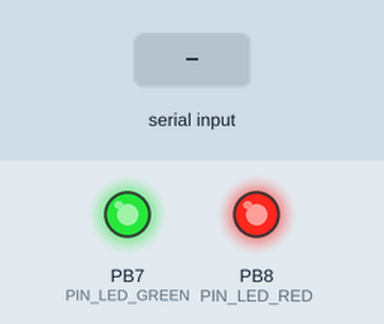
Bench run of a program on a simulated STM32 Blue Pill. Parts: output pins drawn as LEDs (lit = HIGH). The test bench sets the inputs (shaded band). Pins used as bus, display or sensor lines are not drawn.

Above: at 2.2 s.
2.3 s: "$GPGGA\n" received over the second serial link
At 3.0 s:
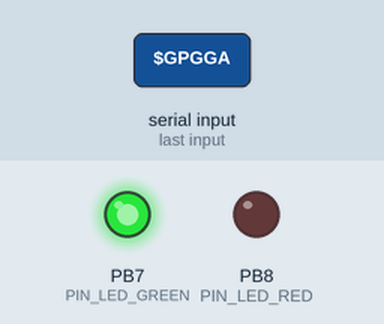
Timing chart, 0 to 5.3 s (numbered marks = the images above; inputs shaded):
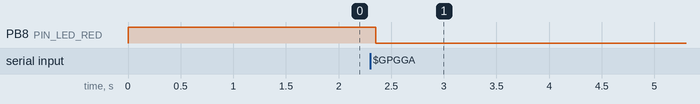

The program:

main.cpp
```cpp
#include <string>
#include <SPI.h>
#include <hardwareConfig.h>
#include <UltimateTentBling.h>

//#include <vaisala_rs41.h>


std::string gps = "", val = "";
int timePart, latPart, lonPart;
bool fix = 0, locChanged = 0;

void readGPS();
void parseGPS();
void updateSchedule();

void setup() {
  setupPins();
  status_green_led(0);
  status_red_led(0);

  Serial1.begin(9600); //GPS
  Serial3.begin(9600);

  reset_gps();

  delay(1000);
}

void loop()
{
  readGPS();

  if(locChanged)
  {
    updateSchedule();
  }


}

void readGPS()
{
  if (Serial1.available() > 0)
  {
    char c = Serial1.read();
    //Serial3.write(c);
    if (c != '\n')
    {
      gps += c;
    }
    else
    {
      if (gps.substr(0,6) == "$GPGGA")
      {
        Serial3.write("LOCATION - ");
        Serial3.write(gps.c_str());
        Serial3.write("\n");
        parseGPS();
      }
      gps.clear();

    }
  }
}

void parseGPS()
{
  std::string tim, lat, latdir, lon, londir, fixed;
  float latMin, lonMin;
  int start, len, latPartNew, lonPartNew;
  char output[100];
  //char tim[9], lat[20], latdir[1], lon[20], londir[1], fixed[1];

  start = gps.find(",",6)+1;
  len = gps.find(",",start) - start;
  tim = gps.substr(start,len);
  Serial3.write("Time:   ");
  Serial3.write(tim.c_str());
  Serial3.write("\r\n");

  start = gps.find(",",start)+1;
  len = gps.find(",",start) - start;
  lat = gps.substr(start,len);
  Serial3.write("Lat:    ");
  Serial3.write(lat.c_str());
  Serial3.write("\r\n");

  start = gps.find(",",start)+1;
  len = gps.find(",",start) - start;
  latdir = gps.substr(start,len);
  Serial3.write("latdir: ");
  Serial3.write(latdir.c_str());
  Serial3.write("\r\n");

  start = gps.find(",",start)+1;
  len = gps.find(",",start) - start;
  lon = gps.substr(start,len);
  Serial3.write("Lon:    ");
  Serial3.write(lon.c_str());
  Serial3.write("\r\n");

  start = gps.find(",",start)+1;
  len = gps.find(",",start) - start;
  londir = gps.substr(start,len);
  Serial3.write("londir: ");
  Serial3.write(londir.c_str());
  Serial3.write("\r\n");

  start = gps.find(",",start)+1;
  len = gps.find(",",start) - start;
  fixed = gps.substr(start,len);
  Serial3.write("fixed:  ");
  Serial3.write(fixed.compare("1") ? "No" : "Yes");
  Serial3.write("\r\n");

  if(fixed.compare("1") == 0)
  {
    status_green_led(1);
    status_red_led(0);
    start = 2;
    len = tim.find(".", start) - start;
    timePart = stoi(tim.substr(start, len));
    sprintf(output, "timepart: %d\r\n",timePart);
    Serial3.write(output);

    latMin = stof(lat.substr(2)) / 0.0006;
    latPartNew = (int)(latMin+0.5) % 50000;  // 0.5 added so that conversion to int rounds to nearest no.
    if(latdir.compare("N") == 0)
    {
      latPartNew = 50000 - latPartNew;
    }
    sprintf(output, "latPart: %d\r\n",latPartNew);
    Serial3.write(output);

    lonMin = stof(lon.substr(3)) / 0.0006;
    lonPartNew = (int)(lonMin+0.5) % 50000;  // 0.5 added so that conversion to int rounds to nearest no.
    if(londir.compare("W") == 0)
    {
      lonPartNew = 50000 - lonPartNew;
    }
    sprintf(output, "lonPart: %d\r\n",lonPartNew);
    Serial3.write(output);

    if (latPart != latPartNew || lonPart != lonPartNew)
    {
      locChanged = 1;
      status_red_led(1);
      latPart = latPartNew;
      lonPart = lonPartNew;
    }
  }
  else{
    status_green_led(0);
    status_red_led(1);
  }

}


void updateSchedule()
{
  for(int i=0; i<10000000; i++)
  {}
  status_red_led(0);
}
```

UltimateTentBling.h
```cpp
HardwareSerial Serial3(PIN_DEBUG_RX, PIN_DEBUG_TX); //USART 3
HardwareSerial Serial1(PIN_GPS_RX, PIN_GPS_TX); //GPS

void setupPins(){
    if(PIN_LED_RED > 0)
    {
        pinMode(PIN_LED_RED, OUTPUT);  // Red LED
    }
    if(PIN_LED_GREEN > 0)
    {
        pinMode(PIN_LED_GREEN, OUTPUT);  // Green LED
    }
    pinMode(PIN_GPS_RESET, OUTPUT);  //Reset GPS
}

void status_green_led (uint8_t val )
{
    if(PIN_LED_RED > 0)
    {
        digitalWrite(PIN_LED_GREEN, !val);
    }
}

void status_red_led (uint8_t val )
{
    if(PIN_LED_RED > 0)
    {
        digitalWrite(PIN_LED_RED, !val);
    }
}

void reset_gps() {
    digitalWrite(PIN_GPS_RESET, LOW);
    delay(1);
    digitalWrite(PIN_GPS_RESET, HIGH);
}
```

hardwareConfig.h
```cpp
/*****  Serial for debugging  *****/
    uint8_t PIN_DEBUG_RX = PB11;        // PB11 for sonde
    uint8_t PIN_DEBUG_TX = PB10;        // PB10 for sonde

/*****  GPS  *****/
    uint8_t PIN_GPS_RX = PA10;          // PA10 for sonde
    uint8_t PIN_GPS_TX = PA9;           // PA9 for sonde
    uint8_t PIN_GPS_RESET = PA15;       // PA15 for sonde

/*****  STATUS LEDS  *****/
    uint8_t PIN_LED_RED = PB8;          // Set to 0 if not in use.  PB8 for sonde
    uint8_t PIN_LED_GREEN = PB7;        // Set to 0 if not in use.  PB7 for sonde
```

Measured:
- after the input at 2.3 s, PB8 (PIN_LED_RED): HIGH → LOW after 0.06 s
